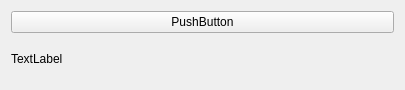
<?xml version="1.0" encoding="UTF-8"?>
<ui version="4.0">
 <class>Widget</class>
 <widget class="QWidget" name="Widget">
  <property name="geometry">
   <rect>
    <x>0</x>
    <y>0</y>
    <width>405</width>
    <height>90</height>
   </rect>
  </property>
  <property name="windowTitle">
   <string>Widget</string>
  </property>
  <layout class="QVBoxLayout" name="verticalLayout">
   <item>
    <widget class="QPushButton" name="pushButton">
     <property name="text">
      <string>PushButton</string>
     </property>
    </widget>
   </item>
   <item>
    <widget class="QLabel" name="label">
     <property name="text">
      <string>TextLabel</string>
     </property>
     <property name="wordWrap">
      <bool>true</bool>
     </property>
    </widget>
   </item>
  </layout>
 </widget>
 <resources/>
 <connections/>
</ui>
